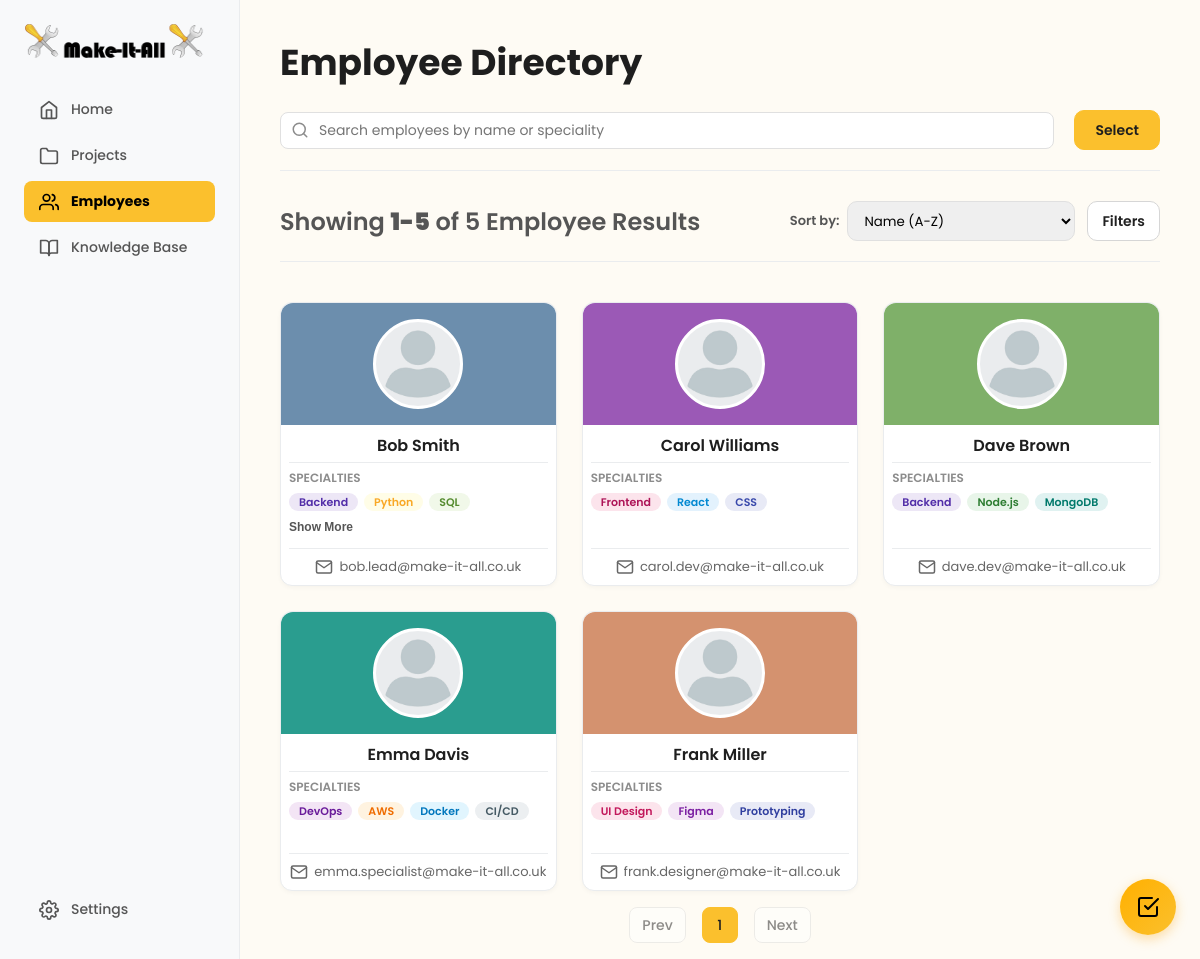
Screenshot of /user/employees/employee-directory.php (signed in) with the database file from the repository.
### tables this page shows
CREATE TABLE users (
     
    user_id INT AUTO_INCREMENT PRIMARY KEY,
    
     
    email VARCHAR(255) NOT NULL UNIQUE,
    password_hash VARCHAR(255) NULL COMMENT 'NULL for non-registered employees',
    is_registered BOOLEAN DEFAULT FALSE,
    
     
    first_name VARCHAR(100) NOT NULL,
    last_name VARCHAR(100) NOT NULL,
    profile_picture VARCHAR(255) DEFAULT '/default-avatar.png',
    
     
    role ENUM('manager', 'team_leader', 'team_member', 'technical_specialist') NOT NULL DEFAULT 'team_member',
    department VARCHAR(100),
    specialties TEXT COMMENT 'JSON array: ["Frontend", "React", "UX Design"]',
    manager_id INT NULL COMMENT 'Self-referencing FK - who manages this user',
    
     
    is_active BOOLEAN DEFAULT TRUE,
    last_login TIMESTAMP NULL,
    
     
    created_at TIMESTAMP DEFAULT CURRENT_TIMESTAMP,
    updated_at TIMESTAMP DEFAULT CURRENT_TIMESTAMP ON UPDATE CURRENT_TIMESTAMP,
    
     
    FOREIGN KEY (manager_id) REFERENCES users(user_id) ON DELETE SET NULL,
    
     
    INDEX idx_email (email),
    INDEX idx_role (role),
    INDEX idx_manager (manager_id),
    INDEX idx_is_registered (is_registered),
    INDEX idx_is_active (is_active)
);

### user/employees/employee-directory.php (the view, shortened to what this page needs)
<?php
$database = new Database();
$pdo = $database->getConnection();
$bannerColors = [
    '#5B9BD5',
    '#7FB069',
    '#9B59B6',
    '#D4926F',
    '#45B7B8',
    '#6C8EAD',
    '#2A9D8F',
    '#B56576',
    '#52796F',
    '#7D8FA0',
];
function getEmployeeColor($userId, $bannerColors, &$colorMap) {
    $selectedColor = $bannerColors[array_rand($bannerColors)];
    return $selectedColor;
}
$perPage = 20;
$page = isset($_GET['page']) && is_numeric($_GET['page'])
    ? max(1, (int) $_GET['page'])
    : 1;
$offset = ($page - 1) * $perPage;
$allowedSorts = [
    'name_asc'      => 'u.first_name ASC, u.last_name ASC',
    'projects_asc'  => 'project_count ASC',
    'projects_desc' => 'project_count DESC'
];
$sortKey = $_GET['sort'] ?? 'name_asc';
$orderBy = $allowedSorts[$sortKey] ?? $allowedSorts['name_asc'];
$searchQuery = isset($_GET['search']) ? trim($_GET['search']) : '';
$countSql = "
    SELECT COUNT(DISTINCT u.user_id)
    FROM users u
    WHERE u.is_active = TRUE
      AND u.role != 'manager'
";
$countStmt = $pdo->prepare($countSql);
$countStmt->execute();
$totalEmployees = (int) $countStmt->fetchColumn();
$totalPages = (int) ceil($totalEmployees / $perPage);
$range = 1;
$queryParams = $_GET;
unset($queryParams['page']);
$queryString = http_build_query($queryParams);
$queryString = $queryString ? '&' . $queryString : '';
$sql = "
SELECT
    u.user_id,
    u.email,
    u.first_name,
    u.last_name,
    u.role,
    u.profile_picture,
    u.specialties,
    COUNT(DISTINCT pm.project_id) AS project_count,
    GROUP_CONCAT(DISTINCT p.project_name SEPARATOR ', ') AS projects
FROM users u
LEFT JOIN project_members pm
    ON u.user_id = pm.user_id
    AND pm.left_at IS NULL
LEFT JOIN projects p
    ON pm.project_id = p.project_id
WHERE u.is_active = TRUE
  AND u.role != 'manager'
";
$sql .= "
GROUP BY u.user_id
ORDER BY $orderBy
LIMIT :limit OFFSET :offset
";
$stmt = $pdo->prepare($sql);
$stmt->bindValue(':limit', $perPage, PDO::PARAM_INT);
$stmt->bindValue(':offset', $offset, PDO::PARAM_INT);
$stmt->execute();
$employees = $stmt->fetchAll(PDO::FETCH_ASSOC);
$specialtyClassMap = [
    'Project Management' => 'spec-project-management',
    'Strategy'           => 'spec-strategy',
    'Leadership'         => 'spec-leadership',
    'Backend'            => 'spec-backend',
    'Python'             => 'spec-python',
    'SQL'                => 'spec-sql',
    'API Design'         => 'spec-api-design',
    'Frontend'           => 'spec-frontend',
    'React'              => 'spec-react',
    'CSS'                => 'spec-css',
    'JavaScript'         => 'spec-javascript',
    'Node.js'            => 'spec-node-js',
    'MongoDB'            => 'spec-mongodb',
    'DevOps'             => 'spec-devops',
    'AWS'                => 'spec-aws',
    'Docker'             => 'spec-docker',
    'CI/CD'              => 'spec-ci-cd',
    'UI Design'          => 'spec-ui-design',
    'Figma'              => 'spec-figma',
    'Prototyping'        => 'spec-prototyping',
];
$start = $totalEmployees > 0 ? $offset + 1 : 0;
$end = min($offset + count($employees), $totalEmployees);
?>
<!DOCTYPE html>
<html lang="en">
<head>
    <link rel="stylesheet" href="../dashboard.css">
    <link rel="stylesheet" href="employees.css">
</head>
<body>
    <?php include '../to-do/todo_widget.php'; ?>
    <div class="dashboard-container">
        <nav class="sidebar">
            <div class="nav-top">
                <div class="logo-container">
                    <img src="../logo.png" class="logo-icon">
                </div>
                <ul class="nav-main">
                    <?php if (isset($_SESSION['role']) && ($_SESSION['role'] === 'manager' || $_SESSION['role'] === 'team_leader')): ?>
                        <li><a href="../home/home.php"><i data-feather="home"></i>Home</a></li>
                    <?php endif; ?>
                    <li><a href="../project/projects-overview.php"><i data-feather="folder"></i>Projects</a></li>
                    <?php if (isset($_SESSION['role']) && $_SESSION['role'] === 'manager'): ?>
                        <li class="active-parent">
                            <a href="employee-directory.php"><i data-feather="users"></i>Employees</a>
                        </li>
                    <?php endif; ?>
                    <li><a href="../knowledge-base/knowledge-base.html"><i data-feather="book-open"></i>Knowledge Base</a></li>
                </ul>
            </div>
            <div class="nav-footer">
                <ul>
                    <li><a href="../settings.php"><i data-feather="settings"></i>Settings</a></li>
                </ul>
        </nav>
        <main class="main-content">
            <header class="project-header">
                <div class="project-header-top">
                    <div class="breadcrumbs-title">
                        <h1>Employee Directory</h1>
                    </div>
                </div>
            </header>
            <div class="employees-controls">
                <div class="employee-search">
                    <i data-feather="search"></i>
                    <input
                        type="text"
                        id="employee-search-input"
                        name="search"
                        placeholder="Search employees by name or speciality"
                        value="<?= htmlspecialchars($searchQuery) ?>"
                    >
                </div>
                <div class="employee-actions">
                    <button class="select-mode-btn" id="select-mode-btn">Select</button>
                </div>
            </div>
            <div class="section-divider"></div>
            <div class="employee-meta">
                <div id="employees-count" class="employees-count">
                <?php if ($totalEmployees === 0): ?>
                    No Results Found
                <?php else: ?>
                    Showing <strong><?= $start ?>-<?= $end ?></strong>
                    of <?= $totalEmployees ?> Employee Results
                <?php endif; ?>
                </div>
                <div class="employees-tools">
                    <div class="sort-wrap">
                        <span class="sort-label">Sort by:</span>
                        <select class="sort-dropdown" id="sortEmployees">
                            <option value="name_asc" <?= $sortKey === 'name_asc' ? 'selected' : '' ?>>Name (A-Z)</option>
                        </select>
                    </div>
                    <div class="filter-group">
                        <button class="filter-toggle" id="filter-toggle" type="button">
                            Filters
                        </button>
                    </div>
                </div>
            </div>
            <div class="section-divider"></div>
            <div class="employee-section">
                <div id="employee-grid" class="employee-grid">
                    <?php foreach ($employees as $employee): ?>
                        <?php
                            $employeeColor = getEmployeeColor(
                                $employee['user_id'],
                                $bannerColors,
                                $_SESSION['employee_colors']
                            );
                            $specialties = [];
                            if (!empty($employee['specialties'])) {
                                $specialties = json_decode($employee['specialties'], true)
                                    ?? explode(',', $employee['specialties']);
                            }
                        ?>
                        <article
                            class="employee-card"
                            data-profile-url="employee-profile.php?id=<?= urlencode($employee['user_id']) ?>"
                            data-employee-id="<?= $employee['user_id'] ?>"
                        >
                            <div class="employee-card-top" style="background-color: <?= htmlspecialchars($employeeColor) ?>;">
                                <div class="employee-avatar">
                                    <img
                                        src="<?= htmlspecialchars($employee['profile_picture']) ?>"
                                        alt="Avatar"
                                    >
                                </div>
                            </div>
                            <div class="employee-card-body">
                                <h3 class="employee-name">
                                    <?= htmlspecialchars($employee['first_name'] . ' ' . $employee['last_name']) ?>
                                </h3>
                                <div class="employee-specialties">
                                    <div class="block-title">Specialties</div>
                                    <div class="specialties-container collapsed">
                                        <?php foreach ($specialties as $skill): ?>
                                            <?php
                                                $skillName  = trim($skill);
                                                $skillClass = $specialtyClassMap[$skillName] ?? 'spec-default';
                                            ?>
                                            <span class="specialty-pill <?= $skillClass ?>">
                                                <?= htmlspecialchars($skillName) ?>
                                            </span>
                                        <?php endforeach; ?>
                                    </div>
                                    <button type="button" class="see-more-btn" hidden>Show More</button>
                                </div>
                                <div class="employee-card-footer">
                                    <i data-feather="mail"></i>
                                    <span class="employee-email">
                                        <?= htmlspecialchars($employee['email']) ?>
                                    </span>
                                </div>
                            </div>
                        </article>
                    <?php endforeach; ?>
                </div>
                <div id="employees-pagination" class="employees-pagination">
                    <?php if ($page > 1): ?>
                        <a class="pagination-btn" href="?page=<?= $page - 1 ?><?= $queryString ?>">
                            Prev
                        </a>
                    <?php else: ?>
                        <button class="pagination-btn" disabled>
                            Prev
                        </button>
                    <?php endif; ?>
                    <div class="pagination-pages">
                    <?php
                    for ($i = max(1, $page - $range); $i <= min($totalPages, $page + $range); $i++) {
                        if ($i == $page) {
                            echo '<span class="pagination-page active">' . $i . '</span>';
                        } else {
                            echo '<a class="pagination-page" href="?page=' . $i . $queryString . '">' . $i . '</a>';
                        }
                    }
                    ?>
                    </div>
                    <?php if ($page < $totalPages): ?>
                        <a class="pagination-btn" href="?page=<?= $page + 1 ?><?= $queryString ?>">
                            Next
                        </a>
                    <?php else: ?>
                        <button class="pagination-btn" disabled>
                            Next
                        </button>
                    <?php endif; ?>
                </div>
            </div>
        </main>
    </div>
</body>
</html>

### user/to-do/todo_widget.php (shortened to what this page needs)
<div class="floating-todo-widget" id="floating-todo-widget">
  <button class="todo-fab" id="todo-fab" aria-label="Toggle personal todos">
    <i data-feather="check-square"></i>
  </button>
</div>

### user/dashboard.css (style rules this page uses)
body { background: #FEFBF4; font-family: 'Poppins', sans-serif; margin: 0; height: 100vh; color: #1E1E1E; overflow: hidden; }
* { box-sizing: border-box; }
.dashboard-container { display: flex; width: 100%; height: 100%; }
.sidebar { width: 240px; flex-shrink: 0; background: #F8F9FA; padding: 24px; display: flex; flex-direction: column; justify-content: space-between; border-right: 1px solid #EAECEE; }
.logo-container { display: flex; align-items: center; gap: 8px; font-size: 20px; font-weight: 700; margin-bottom: 30px; }
.logo-icon { width: 180px; height: 35px; }
.sidebar ul { list-style: none; padding: 0; margin: 0; }
.sidebar ul a { display: flex; align-items: center; gap: 12px; padding: 10px 15px; text-decoration: none; color: #555; font-weight: 500; border-radius: 8px; margin-bottom: 5px; font-size: 14px; }
.sidebar ul a svg { width: 20px; height: 20px; }
.sidebar ul.nav-main>li.active-parent>a { background: #FBC02D; color: black; font-weight: 700; }
.main-content { flex-grow: 1; padding: 0; overflow-y: auto; display: flex; flex-direction: column; height: 100vh; }
.project-header { display: flex; flex-direction: column; padding: 30px 40px 0 40px; }
.project-header-top { display: flex; justify-content: space-between; align-items: flex-start; width: 100%; }
.breadcrumbs-title { display: flex; flex-direction: column; }
.project-header h1 { font-size: 36px; font-weight: 700; margin: 5px 0 10px 0; }
.project-header-top { display: flex; justify-content: space-between; align-items: center; }
.filter-group { position: relative; display: inline-flex; align-items: center; }
.filter-toggle { height: 42px; padding: 0 14px; border-radius: 10px; border: 1.5px solid #D6D6D6; background: #fff; font-family: 'Poppins', sans-serif; font-size: 14px; font-weight: 600; color: #212121; cursor: pointer; transition: border-color 0.15s ease, box-shadow 0.15s ease; }
.floating-todo-widget { position: fixed; bottom: 24px; right: 24px; z-index: 999; }
.todo-fab { position: relative; width: 56px; height: 56px; border-radius: 50%; background: linear-gradient(135deg, #FFB000, #FBC02D); border: none; box-shadow: 0 4px 12px rgba(251, 176, 45, 0.4); cursor: pointer; display: flex; align-items: center; justify-content: center; transition: all 0.3s ease; }

### rows the page displays
users: profile_picture (placeholder picture), first_name+last_name "Bob Smith", specialties "Backend", specialties "Python", specialties "SQL", email "bob.lead@make-it-all.co.uk"
users: profile_picture (placeholder picture), first_name+last_name "Carol Williams", specialties "Frontend", specialties "React", specialties "CSS", email "carol.dev@make-it-all.co.uk"
users: profile_picture (placeholder picture), first_name+last_name "Dave Brown", specialties "Backend", specialties "Node.js", specialties "MongoDB", email "dave.dev@make-it-all.co.uk"
users: profile_picture (placeholder picture), first_name+last_name "Emma Davis", specialties "DevOps", specialties "AWS", specialties "Docker", specialties "CI/CD", email "emma.specialist@make-it-all.co.uk"
users: profile_picture (placeholder picture), first_name+last_name "Frank Miller", specialties "UI Design", specialties "Figma", specialties "Prototyping", email "frank.designer@make-it-all.co.uk"

### other values shown
$start "1"
$end "5"
$totalEmployees "5"
